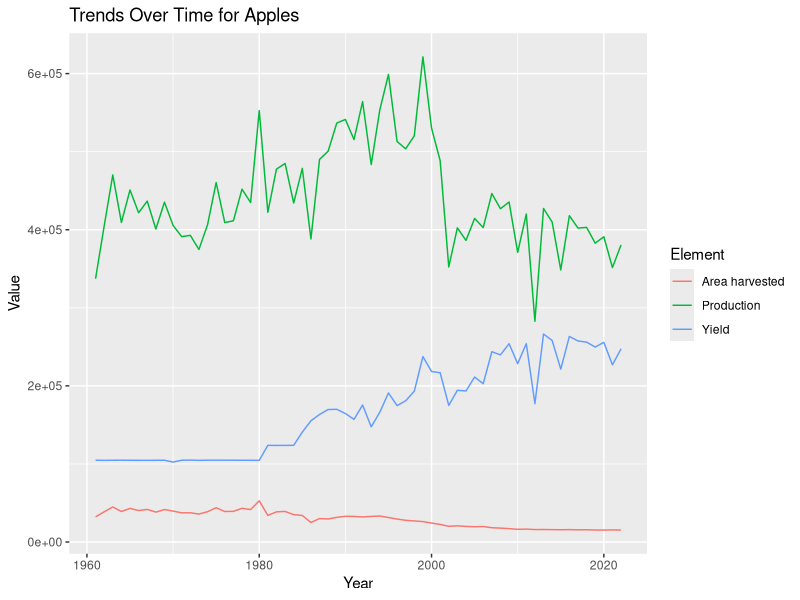
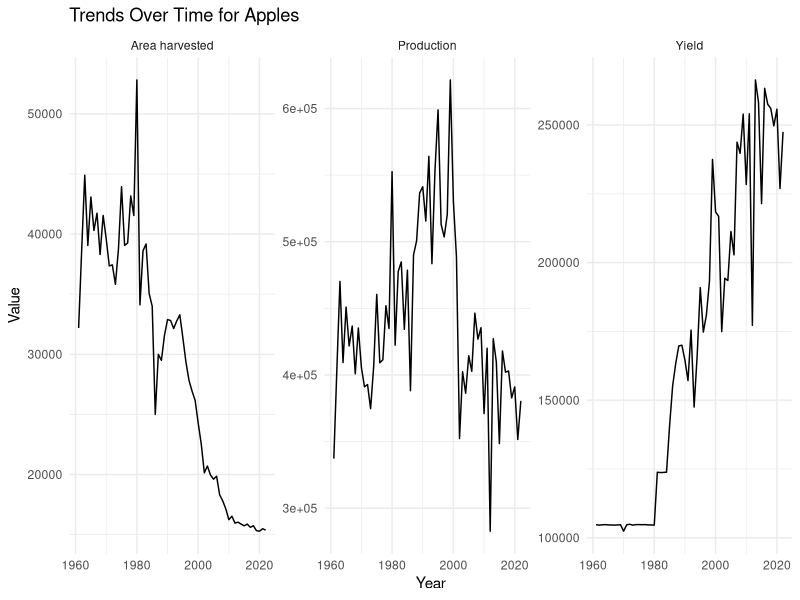
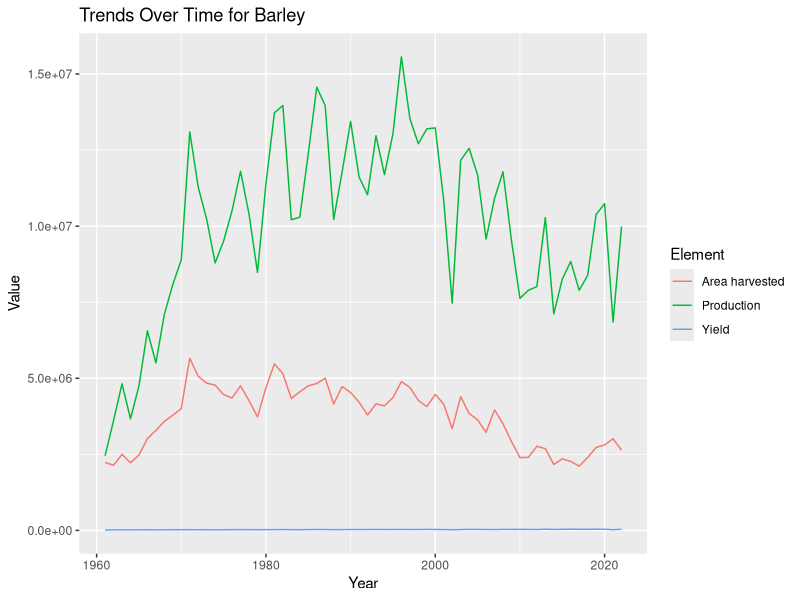
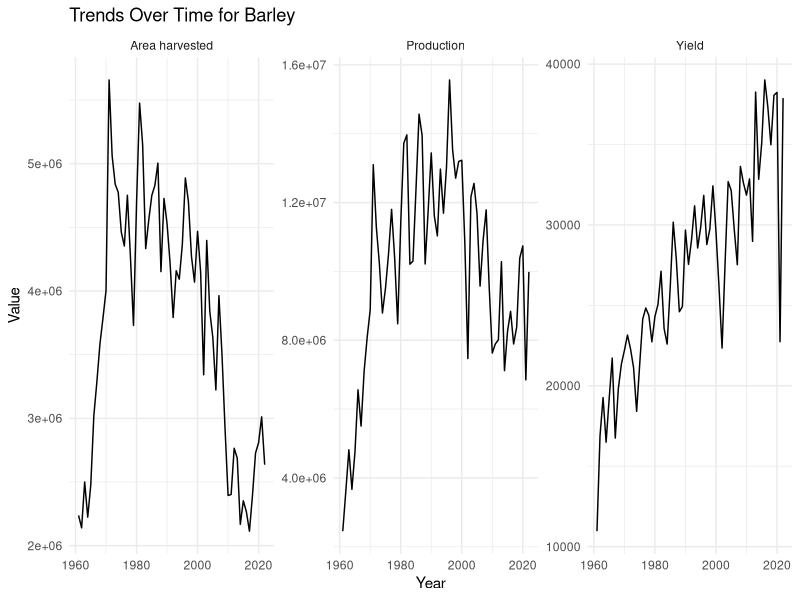
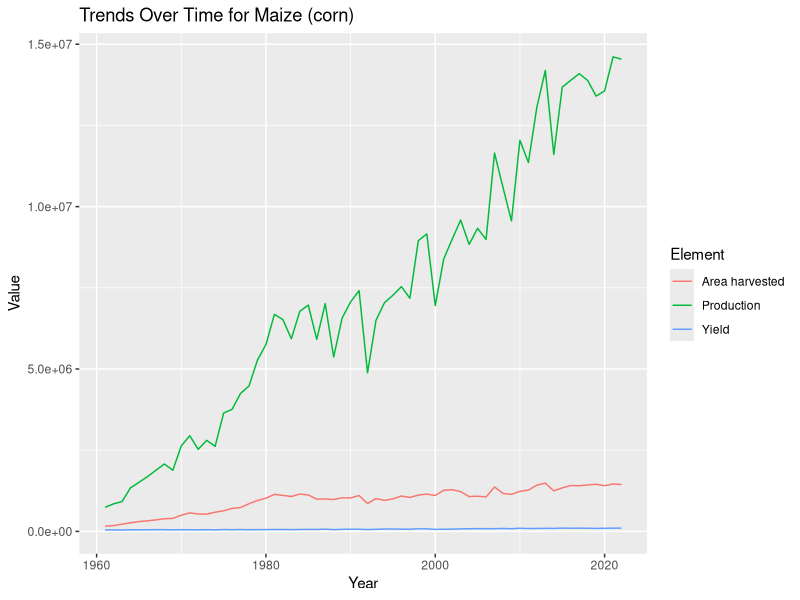
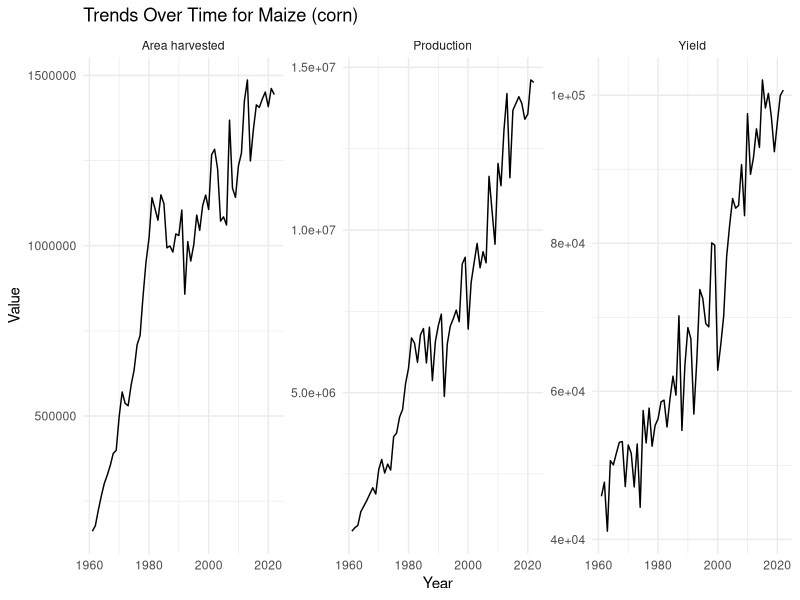
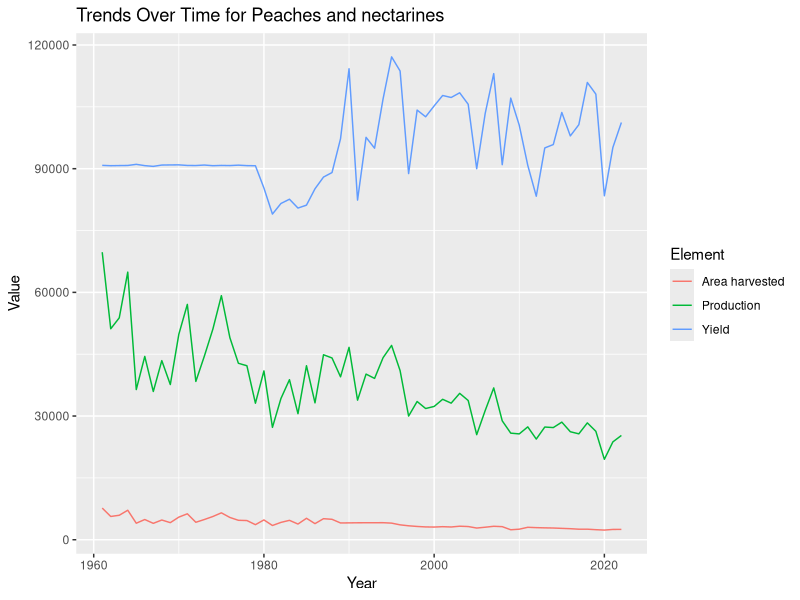
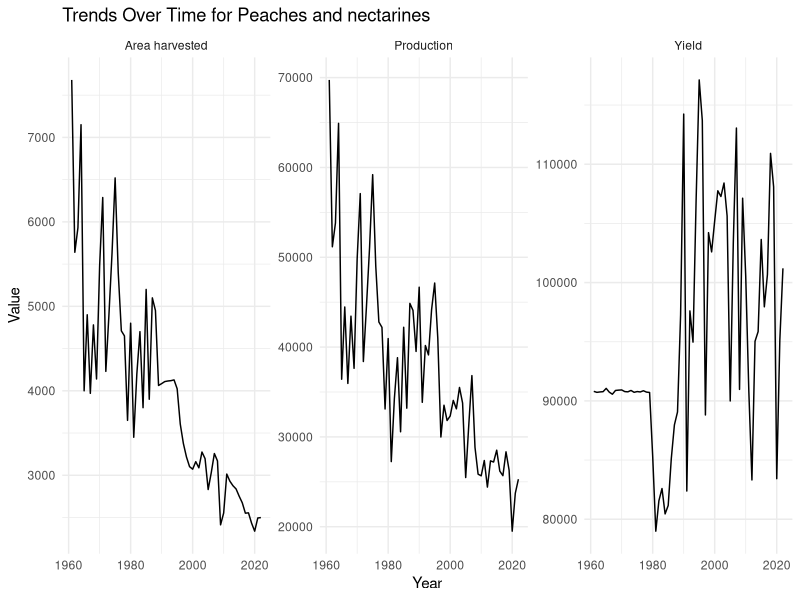

The R script that drew these images, in order:
# Load necessary libraries
library(tidyverse)

# Read the CSV file
data_fao <- read_csv("../data/FAOSTAT_data.csv")

# Check the structure of the dataset
str(data_fao)

# Get a summary of the dataset
summary(data_fao)


# Check for missing values
sum(is.na(data_fao))

# Remove rows with missing values (if necessary)
data_fao <- na.omit(data_fao)



# Plotting the Value over Years for a specific Item, loop for all items
# change y aixs as unit is different for each Element Value
for (item in unique(data_fao$Item)) {
  plot <- ggplot(data = data_fao %>% filter(Item == item), aes(x = Year, y = Value, color = Element)) +
    geom_line() +
    labs(title = paste("Trends Over Time for", item), x = "Year", y = "Value")
  print(plot)
  # Plotting the Value over Years for each Element (e.g., "Apples")
  facet_plot <- ggplot(data = data_fao %>% filter(Item == item), aes(x = Year, y = Value)) +
    geom_line() +
    facet_wrap(~ Element, scales = "free_y") +
    labs(title = paste("Trends Over Time for", item), x = "Year", y = "Value") +
    theme_minimal()
  print(facet_plot)
  }
